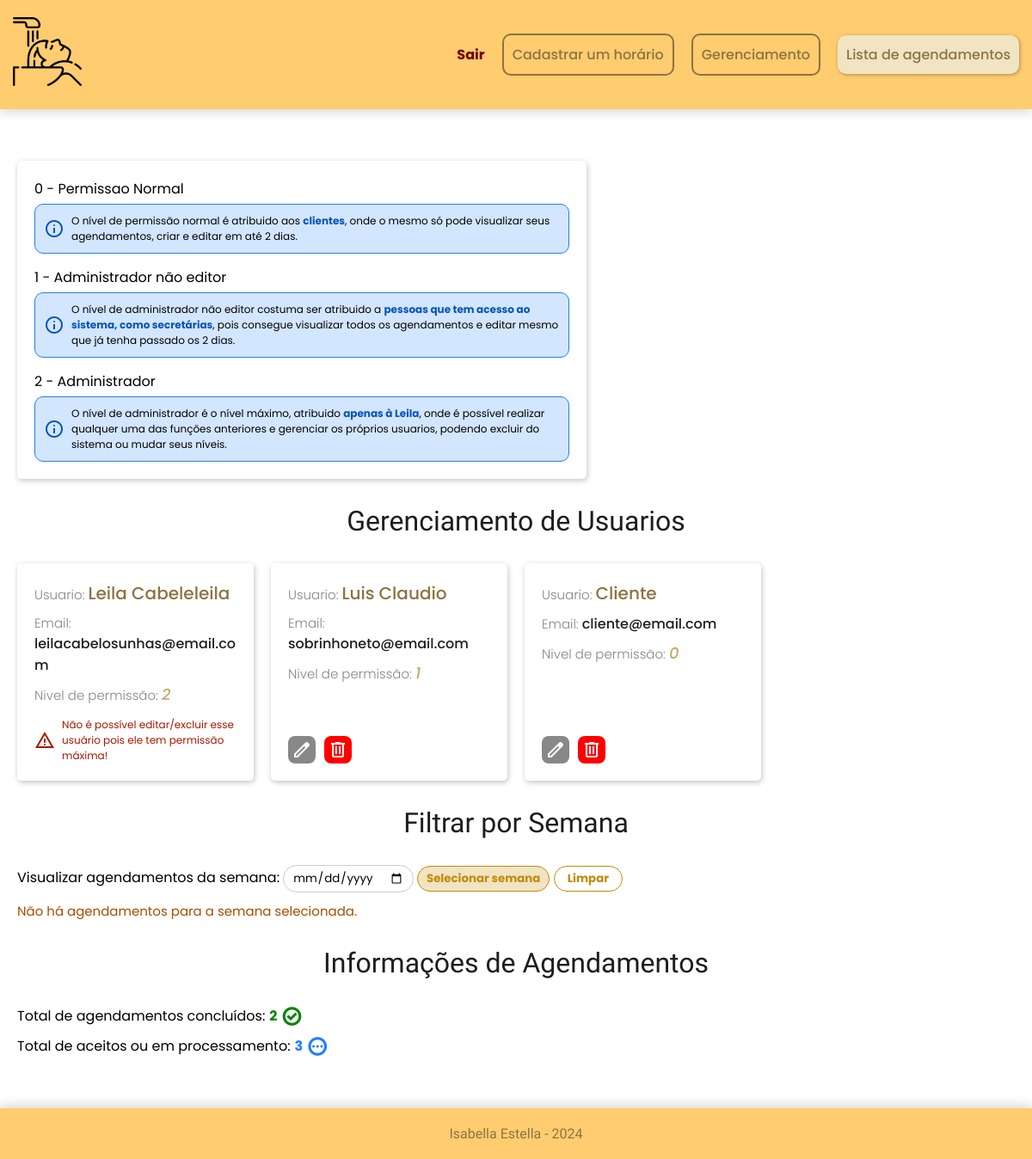
Page /gerenciamento.php (signed in) on the committed database.
### tables this page shows
CREATE TABLE `users` (
  `user_id` int(4) NOT NULL,
  `nome` varchar(300) NOT NULL,
  `email` varchar(100) NOT NULL,
  `senha` varchar(60) NOT NULL,
  `permission_id` int(1) DEFAULT 0,
  `birthdate` date DEFAULT NULL
);

### gerenciamento.php (the view, shortened to what this page needs)
<!DOCTYPE html>
<html lang="pt-BR">
<head>
    <link rel="stylesheet" href="style/usuario.css">
    <link rel="stylesheet" href="style/reset.css">
    <link rel="stylesheet" href="style/agendamentos.css">
</head>
<body>
    <?php
        include("components/cabecalho.php");
        $nivel_necessario_admin = 2;
        $conn = mysqli_connect("localhost", "root", "", "salon-beauty");
        $sql = mysqli_query($conn, "SELECT * FROM users") or die(
            mysqli_error($cx)
        );
        $queryConcluidos = "SELECT COUNT(*) AS total FROM agendamentos WHERE situacao_agendamento = 'Concluído'";
        $resultConcluidos = mysqli_query($conn, $queryConcluidos);
        $totalConcluidos = mysqli_fetch_assoc($resultConcluidos)['total'];
        $queryPendentes = "SELECT COUNT(*) AS total FROM agendamentos WHERE situacao_agendamento != 'Concluído' AND situacao_agendamento != 'Negado'";
        $resultPendentes = mysqli_query($conn, $queryPendentes);
        $totalPendentes = mysqli_fetch_assoc($resultPendentes)['total'];
    ?>
    <div class="container">
        <div class="card-informativo">
            <div class="card-informativo__permissoes">
                0 - Permissao Normal
                <div class="informacao">
                    <span class="material-symbols-outlined">
                    </span>
                    <p>O nível de permissão normal é atribuido aos <strong>clientes</strong>, onde o mesmo só pode visualizar seus agendamentos, criar e editar em até 2 dias.</p>
                </div>
            </div>
            <div class="card-informativo__permissoes">
                1 - Administrador não editor
                <div class="informacao">
                    <span class="material-symbols-outlined">
                    </span>
                    <p>O nível de administrador não editor costuma ser atribuido a <strong>pessoas que tem acesso ao sistema, como secretárias</strong>, pois consegue visualizar todos os agendamentos e editar mesmo que já tenha passado os 2 dias.</p>
                </div>
            </div>
            <div class="card-informativo__permissoes">
                2 - Administrador
                <div class="informacao">
                    <span class="material-symbols-outlined">
                    </span>
                    <p>O nível de administrador é o nível máximo, atribuido <strong>apenas à Leila</strong>, onde é possível realizar qualquer uma das funções anteriores e gerenciar os próprios usuarios, podendo excluir do sistema ou mudar seus níveis.</p>
                </div>
            </div>
        </div>
        <h1 class="title">Gerenciamento de Usuarios</h1>
        <div class="tabela-usuarios">
            <?php while($aux = mysqli_fetch_assoc($sql)) { ?>
            <div class="usuario">
                <div class="infos card">
                    <h1 class="usuario__nome">
                        Usuario:
                        <span>
                            <?php echo $aux['nome']?>
                        </span>
                    </h1>
                    <P class="usuario__email">
                        Email:
                        <span>
                            <?php echo $aux['email']; ?>
                        </span>
                    </P>
                    <p class="usuario__nivel">
                        Nivel de permissão:
                        <span>
                            <?php echo $aux['permission_id']; ?>
                        </span>
                    </p>
                </div>
                <?php
                    if ($_SESSION["UsuarioNivel"] == $nivel_necessario_admin) {
                        if ($aux['permission_id'] == 2) {
                            echo "<p class='warning-tempo'><span class='material-symbols-outlined'>warning</span>Não é possível editar/excluir esse usuário pois ele tem permissão máxima!</p>";
                        } else {
                ?>
                    <div class="button-icons">
                        <?php
                                $idUser = $aux['user_id'];
                                $idUserHash = base64_encode($idUser);
                                if ($_SESSION["UsuarioNivel"] == $nivel_necessario_admin) {
                                    echo "<a href='editarUser.php?user_id=$idUserHash' class='editar-button modified-button'>
                                            <span class='material-symbols-outlined'>
                                                edit
                                            </span>
                                        </a>";
                                    echo "<a href='actions/excluirUser.php?user_id=$idUser' class='excluir-button modified-button'>
                                            <span class='material-symbols-outlined'>
                                                delete
                                            </span>
                                        </a>";
                                }
                        ?>
                    </div>
                <?php
                    }
                }
                ?>
            </div>
            <?php } ?>
        </div>
        <div class="filtro-semana">
            <h1 class="title">Filtrar por Semana</h1>
                <form method="POST" action="#" enctype="multipart/form-data" class="form-filtro-semanal">
                Visualizar agendamentos da semana:
                <input type="date" name="data" id="data">
                <input type="submit" value="Selecionar semana" class="filtrarSemana">
                <button type="reset" onclick="location.href='gerenciamento.php';" class="limparSemana">Limpar</button>
            </form>
        </div>
        <?php
            if (isset($resultAgendamentosSemana) && mysqli_num_rows($resultAgendamentosSemana) > 0) {
                echo "<div class='tabela-agendamentos'>";
                while ($auxAgendamento = mysqli_fetch_assoc($resultAgendamentosSemana)) {
                    ?>
                    <div class="agendamento">
                        <div class="infos card">
                            <div class="agendamento__situacao <?php
                                switch ($auxAgendamento['situacao_agendamento']) {
                                    case 'Em Processamento':
                                        echo 'processamento';
                                        break;
                                    case 'Concluído':
                                        echo 'concluido';
                                        break;
                                    case 'Negado':
                                        echo 'negado';
                                        break;
                                    case 'Aceito':
                                        echo 'aceito';
                                        break;
                                    default:
                                        echo '';
                                        break;
                                }
                            ?>">
                                <?php echo $auxAgendamento['situacao_agendamento']; ?>
                            </div>
                            <h1 class="agendamento__servico">
                                Serviço:
                                <span>
                                    <?php echo $auxAgendamento['tipo_serv']; ?>
                                </span>
                            </h1>
                            <p class="agendamento__criador">
                                Cliente:
                                <span>
                                    <?php echo ($auxAgendamento['criador_agendamento'] == '') ? "Não Especificado" : $auxAgendamento['criador_agendamento']; ?>
                                </span>
                            </p>
                            <p class="agendamento__observacao">
                                Observação:
                                <span>
                                    <?php echo $auxAgendamento['observacao_agendamento']; ?>
                                </span>
                            </p>
                            <p class="agendamento__data-cad">
                                Agendamento:
                                <span>
                                    <?php echo date('d/m/Y', strtotime($auxAgendamento['dataCad'])); ?>
                                </span>
                            </p>
                        </div>
                    </div>
                    <?php
                }
                echo "</div>";
            } else {
                echo "<p class='warning-text'>Não há agendamentos para a semana selecionada.</p>";
            }
        ?>
        <div class="info-agendamentos">
            <h1 class="title">Informações de Agendamentos</h1>
            <p class="contagem-agendamentos concluidos">Total de agendamentos concluídos:
                <span>
                    <?php echo $totalConcluidos; ?>
                    <span class="material-symbols-outlined">
                    </span>
                </span>
            </p>
            <p class="contagem-agendamentos pendentes">Total de aceitos ou em processamento:
                <span>
                    <?php echo $totalPendentes; ?>
                    <span class="material-symbols-outlined">
                    </span>
                </span>
            </p>
        </div>
    </div>
    <?php
        include('components/rodape.php');
    ?>
</body>
</html>

### style/usuario.css (style rules this page uses)
.tabela-usuarios { display: grid; grid-template-columns: repeat(4, 1fr); gap: 20px; }
.card-informativo { background: #fff; border-radius: 5px; padding: 20px; box-shadow: 1px 2px 6px #0000003d; display: flex; flex-direction: column; justify-content: space-between; gap: 15px; width: fit-content; }
.card-informativo__permissoes { display: flex; flex-direction: column; gap: 5px; }
.card-informativo .informacao { max-width: 600px; font-size: 12px; display: flex; gap: 8px; align-items: center; background: #d3e6ff; border-radius: 10px; padding: 10px; border: 1px solid #207fff; }
.card-informativo .informacao span, .card-informativo .informacao strong { color: #0754bb; }
.tabela-usuarios .usuario { background: #fff; border-radius: 5px; padding: 20px; box-shadow: 1px 2px 6px #0000003d; display: flex; flex-direction: column; justify-content: space-between; gap: 5px; }
.usuario .usuario__nome, .usuario .usuario__email, .usuario .usuario__nivel { font-size: 15px; margin-bottom: 8px; color: #858585; font-weight: 300; }
.usuario .usuario__nome span { font-size: 20px; color: var(--cor-destaque-escuro); font-weight: 500; }
.usuario .usuario__email span { font-size: 16px; color: var(--preto); font-weight: 500; }
.usuario .usuario__nivel span { color: var(--cor-destaque-texto); font-size: 18px; font-weight: 500; font-style: italic; }
.warning-text { font-size: 15px; color: #aa4d00; margin-top: 10px; }
.form-filtro-semanal input { background-color: transparent; border: 1px solid #cecece; height: 30px; border-radius: 100px; padding: 0 10px; }
.filtrarSemana { background-color: var(--cor-destaque) !important; color: #c48a05; font-weight: 700; border: 1px solid #c48a05 !important; cursor: pointer; }
.limparSemana { background-color: transparent !important; color: #c48a05; height: 30px; font-weight: 700; border: 1px solid #c48a05 !important; border-radius: 100px; padding: 0 15px; cursor: pointer; }
.contagem-agendamentos { font-size: 16px; display: flex; gap: 5px; margin-top: 10px; }
.contagem-agendamentos span { font-weight: 700; display: flex; align-items: center; gap: 5px; }
.contagem-agendamentos.concluidos span { color: #058500; }
.contagem-agendamentos.pendentes span { color: #207fff; }
.button-icons { display: flex; gap: 10px; }
.modified-button, .editar-button { display: block; width: fit-content; padding: 4px; border-radius: 8px; height: 24px; color: #fff; font-weight: 600; }
.title { text-align: center; font-family: "Playpen Sans", cursive; margin: 20px; font-weight: 300; color: var(--preto); }

### style/agendamentos.css (style rules this page uses)
.title { text-align: center; font-family: "Playpen Sans", cursive; margin: 30px; font-weight: 300; color: var(--preto); }
.warning-tempo { display: flex; align-items: center; gap: 8px; font-size: 12px; color: #aa1800; }
.button-icons { display: flex; gap: 10px; }
.modified-button, .editar-button { display: block; width: fit-content; padding: 4px; border-radius: 8px; height: 24px; color: #fff; font-weight: 600; }

### rows in the picture
users: nome "Leila Cabeleleila", email "leilacabelosunhas@email.com", permission "2", shows "Não é possível editar/excluir esse usuário pois ele tem permissão máxima!"
users: nome "Luis Claudio", email "sobrinhoneto@email.com", permission "1"
users: nome "Cliente", email "cliente@email.com", permission "0"

### other values in the picture
$totalConcluidos "2"
$totalPendentes "3"
